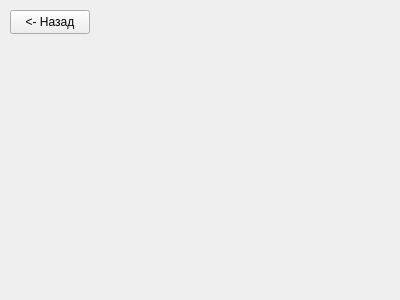
<?xml version="1.0" encoding="UTF-8"?>
<ui version="4.0">
 <class>prog3</class>
 <widget class="QWidget" name="prog3">
  <property name="geometry">
   <rect>
    <x>0</x>
    <y>0</y>
    <width>400</width>
    <height>300</height>
   </rect>
  </property>
  <property name="windowTitle">
   <string>Form</string>
  </property>
  <widget class="QPushButton" name="back">
   <property name="geometry">
    <rect>
     <x>10</x>
     <y>10</y>
     <width>80</width>
     <height>24</height>
    </rect>
   </property>
   <property name="text">
    <string>&lt;- Назад</string>
   </property>
  </widget>
 </widget>
 <resources/>
 <connections/>
</ui>
